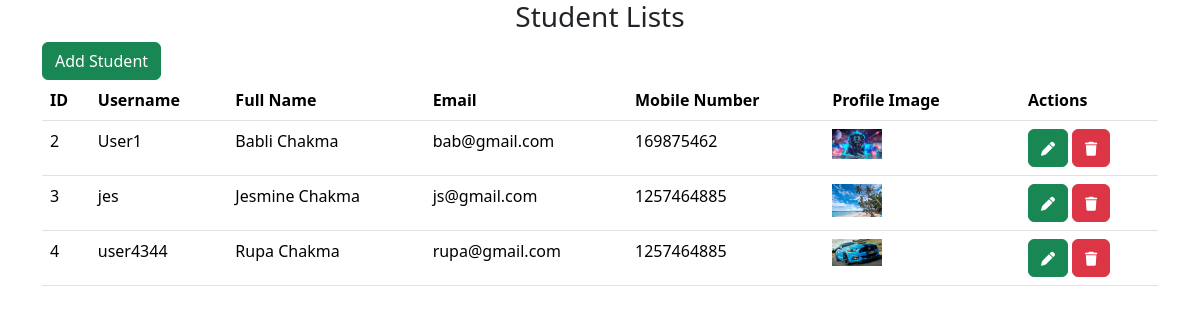
Screenshot of /homepage with the database file from the repository.
### app/models.py (models this page shows)
class Students(models.Model):
    username = models.CharField(max_length=20)
    fullname = models.CharField(max_length=30)
    email = models.CharField(max_length=40)
    phone_number = models.IntegerField()
    profilepic = models.ImageField(upload_to="img",blank=True,null=True)

### app/views.py (the view)
# urls.py: path('homepage', views.home, name="homepage"),
def home(request):
    students = Students.objects.all()
    return render(request,"home.html",{'students':students})

### templates/home.html (shortened to what this page needs)
<!doctype html>
<html lang="en">
  <head>
  </head>
  <body>
    <!doctype html>
<html lang="en">
  <head>
    <link href="https://cdn.jsdelivr.net/npm/bootstrap@5.3.2/dist/css/bootstrap.min.css" rel="stylesheet">
    <link rel="stylesheet" href="https://cdnjs.cloudflare.com/ajax/libs/font-awesome/6.4.2/css/all.min.css" />
  </head>
  <body>
    <div class="container">
      <div>
        <h3 class="text-center">Student Lists</h3>
      </div>
      <a href="{% url 'addstudentpage' %}" class="btn btn-success">Add Student</a>
      <table class="table">
          <thead>
              <tr>
                  <th>ID</th>
                  <th>Username</th>
                  <th>Full Name</th>
                  <th>Email</th>
                  <th>Mobile Number</th>
                  <th>Profile Image</th>
                  <th></th>
                  <th>Actions</th>
              </tr>
          </thead>
        <tbody>
          {% for i in students %}
            <tr>
              <td>{{i.id}}</td>
              <td>{{i.username}}</td>
              <td>{{i.fullname}}</td>
              <td>{{i.email}}</td>
              <td>{{i.phone_number}}</td>
              <td>
                    {% if i.profilepic %}
                    <a href="{{i.profilepic.url}}" target="_blank">
                    <img src="{{i.profilepic.url}}" alt="" width="50px">
                    </a>
                    {% endif %}
                <td>
              <td>
                <a href="{% url 'editPage' i.id %}" class="btn btn-success"><small><i class="fas fa-pen"></i></small></a>
                <a href="{% url 'deletestudent' i.id%}" class="btn btn-danger"><small><i class="fas fa-trash"></i></small></a>
              </td>
            </tr>
        {% endfor %}
        </tbody>
      </table>
    </div>
  </body>
</html>
  </body>
</html>

### rows the page displays
Students: id "2", username "User1", fullname "Babli Chakma", email "bab@gmail.com", phone_number "169875462", profilepic (picture)
Students: id "3", username "jes", fullname "Jesmine Chakma", email "js@gmail.com", phone_number "1257464885", profilepic (picture)
Students: id "4", username "user4344", fullname "Rupa Chakma", email "rupa@gmail.com", phone_number "1257464885", profilepic (picture)
